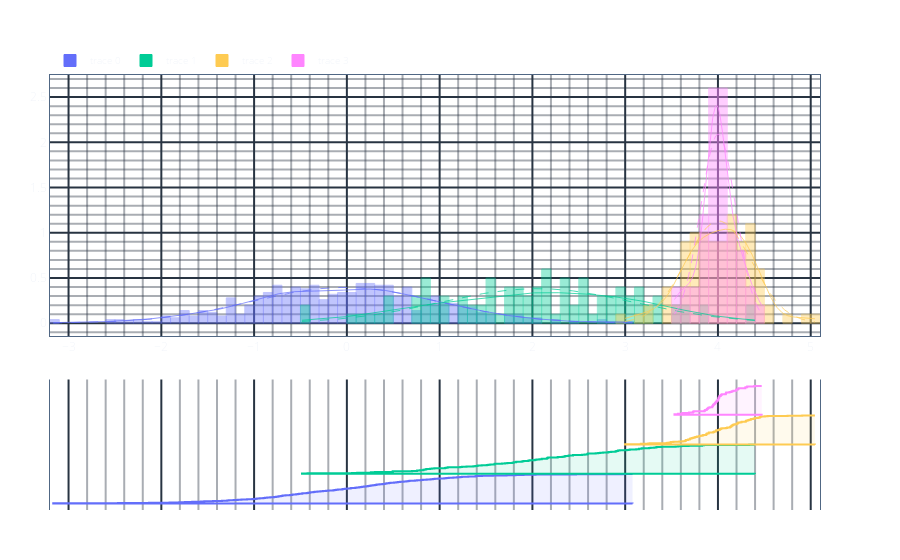

Notebook source saved alongside this figure:
### Code cell
import numpy as np

from mayutils.visualisation.graphs import (
    Ecdf,
    Plot,
)

Plot.from_traces(
    go.Histogram(
        x=np.random.normal(size=500),
        nbinsx=100,
        bingroup=1,
        legendgroup="a",
        # marker=dict(color="blue"),
        # marker=dict(line_color='currentColor'),
    ),
    go.Histogram(
        x=np.random.normal(loc=2, size=100),
        bingroup=1,
        # legendgroup="b",
    ),
    go.Histogram(
        x=np.random.normal(loc=4, scale=0.4, size=100),
        bingroup=1,
        # legendgroup="b",
    ),
    go.Histogram(
        x=np.random.normal(loc=4, scale=0.2, size=50),
        bingroup=1,
        # legendgroup="b",
    ),
    description="",
).add_defaults().add_rug(rug_type="ecdf").add_histogram_gaussians().show()

### Figure 1 — Plotly figure (JSON) as saved in the notebook; plotly's stock layout.template omitted (floating-point values rounded to 4 significant figures; data arrays with more than 128 entries replaced by an {"elided": "..."} marker saying what was removed)
{"data": [{"bingroup": "1", "legendgroup": "a", "marker": {"line": {"color": "#636efa"}}, "nbinsx": 100, "type": "histogram", "x": {"elided": "500 float values"}, "yaxis": "y"}, {"bingroup": "1", "legendgroup": "1", "marker": {"line": {"color": "#00cc96"}}, "type": "histogram", "x": [0.9152, 0.825, 3.314, 2.563, 2.353, 2.438, 2.045, 1.525, 2.341, 3.39, 3.182, 0.8242, 1.957, 3.273, 1.364, 1.289, 1.895, 0.4974, 2.075, -0.4834, 3.119, 1.086, 2.032, 2.682, 2.159, 0.7568, 3.016, 1.59, 2.893, 4.397, 2.907, 1.065, 3.052, 0.8556, 1.385, 1.731, 1.972, 1.823, 2.598, 3.605, 2.9, 2.94, 2.439, 2.819, 2.024, 0.3039, 1.785, 3.684, -0.4236, 1.904, 3.543, 3.849, 2.731, 2.17, 1.593, 1.409, 0.4879, 0.8952, 1.798, 0.05521, 2.39, 0.2589, 0.8381, 2.534, 2.101, 3.571, 3.149, 1.223, 1.672, 1.546, 3.173, 1.509, 2.763, 1.884, 1.24, 1.826, 3.337, 2.596, 2.154, 3.037, 0.9431, 2.922, 2.355, 2.164, 2.709, 4.336, 2.588, 1.454, 1.705, 1.058, 0.7868, 0.111, 3.83, 0.4953, 2.273, 2.325, 2.161, 2.849, 3.257, 0.7031], "yaxis": "y"}, {"bingroup": "1", "legendgroup": "2", "marker": {"line": {"color": "#FECB52"}}, "type": "histogram", "x": [4.216, 4.203, 4.328, 3.694, 3.902, 3.248, 3.979, 3.653, 4.162, 4.142, 3.701, 3.737, 4.179, 3.714, 4.005, 3.169, 3.492, 4.16, 3.478, 3.676, 3.755, 4.303, 3.979, 3.642, 3.648, 4.129, 4.446, 3.95, 4.456, 4.535, 3.265, 4.909, 2.998, 5.045, 4.429, 3.956, 3.812, 4.358, 4.204, 4.019, 3.737, 3.877, 4.34, 4.303, 3.456, 4.097, 4.255, 4.132, 3.899, 3.771, 3.981, 4.75, 3.582, 3.834, 3.977, 3.901, 4.385, 4.046, 4.402, 3.619, 4.351, 4.244, 4.145, 4.313, 4.014, 4.146, 4.221, 4.026, 4.143, 4.102, 4.085, 4.398, 4.296, 4.155, 4.218, 3.842, 4.302, 3.873, 4.451, 3.519, 3.679, 4.032, 3.874, 3.722, 4.175, 3.698, 3.447, 3.776, 3.88, 4.212, 3.798, 3.873, 4.466, 4.505, 3.963, 4.022, 4.356, 3.656, 3.799, 3.9], "yaxis": "y"}, {"bingroup": "1", "legendgroup": "3", "marker": {"line": {"color": "#FF85FF"}}, "type": "histogram", "x": [3.89, 4.196, 3.962, 3.569, 3.976, 4.006, 3.689, 3.999, 4.147, 4.006, 3.739, 3.938, 4.082, 4.195, 3.986, 3.896, 4.392, 4.087, 3.976, 4.003, 4.166, 4.221, 3.877, 3.956, 4.125, 4.472, 4.004, 4.315, 4.014, 3.969, 4.018, 4.031, 3.853, 3.985, 4.044, 3.616, 4.297, 3.909, 4.03, 3.531, 3.882, 3.73, 4.014, 4.216, 3.861, 4.089, 3.948, 4.294, 3.945, 3.941], "yaxis": "y"}, {"legendgroup": "a", "line": {"color": "#636efa", "width": 0.8}, "meta": "line", "mode": "lines", "name": "trace 0 KDE", "opacity": 0.9, "showlegend": false, "text": {"elided": "500 str values"}, "textfont": {"color": "#636efa"}, "type": "scatter", "x": {"elided": "500 float values"}, "y": {"elided": "500 float values"}, "yaxis": "y"}, {"legendgroup": "1", "line": {"color": "#00cc96", "width": 0.8}, "meta": "line", "mode": "lines", "name": "trace 1 KDE", "opacity": 0.9, "showlegend": false, "text": {"elided": "500 str values"}, "textfont": {"color": "#00cc96"}, "type": "scatter", "x": {"elided": "500 float values"}, "y": {"elided": "500 float values"}, "yaxis": "y"}, {"legendgroup": "2", "line": {"color": "#FECB52", "width": 0.8}, "meta": "line", "mode": "lines", "name": "trace 2 KDE", "opacity": 0.9, "showlegend": false, "text": {"elided": "500 str values"}, "textfont": {"color": "#FECB52"}, "type": "scatter", "x": {"elided": "500 float values"}, "y": {"elided": "500 float values"}, "yaxis": "y"}, {"legendgroup": "3", "line": {"color": "#FF85FF", "width": 0.8}, "meta": "line", "mode": "lines", "name": "trace 3 KDE", "opacity": 0.9, "showlegend": false, "text": {"elided": "500 str values"}, "textfont": {"color": "#FF85FF"}, "type": "scatter", "x": {"elided": "500 float values"}, "y": {"elided": "500 float values"}, "yaxis": "y"}, {"customdata": {"elided": "501 float values"}, "fill": "toself", "fillcolor": "rgba(99, 110, 250, 0.1)", "hovertemplate": "<b>%{fullData.name}</b><br>x: %{x:.4f}<br>y: %{customdata:.4f}<extra></extra>", "legendgroup": "a", "line": {"color": "#636efa", "shape": "vh"}, "meta": "ecdf", "mode": "lines", "name": "trace 0 Rug", "showlegend": false, "text": {"elided": "501 str values"}, "textfont": {"color": "#636efa"}, "type": "scatter", "x": {"elided": "501 float values"}, "xaxis": "x", "y": {"elided": "501 float values"}, "yaxis": "y2"}, {"customdata": [0, 0.01, 0.02, 0.03, 0.04, 0.05, 0.06, 0.07, 0.08, 0.09, 0.1, 0.11, 0.12, 0.13, 0.14, 0.15, 0.16, 0.17, 0.18, 0.19, 0.2, 0.21, 0.22, 0.23, 0.24, 0.25, 0.26, 0.27, 0.28, 0.29, 0.3, 0.31, 0.32, 0.33, 0.34, 0.35, 0.36, 0.37, 0.38, 0.39, 0.4, 0.41, 0.42, 0.43, 0.44, 0.45, 0.46, 0.47, 0.48, 0.49, 0.5, 0.51, 0.52, 0.53, 0.54, 0.55, 0.56, 0.57, 0.58, 0.59, 0.6, 0.61, 0.62, 0.63, 0.64, 0.65, 0.66, 0.67, 0.68, 0.69, 0.7, 0.71, 0.72, 0.73, 0.74, 0.75, 0.76, 0.77, 0.78, 0.79, 0.8, 0.81, 0.82, 0.83, 0.84, 0.85, 0.86, 0.87, 0.88, 0.89, 0.9, 0.91, 0.92, 0.93, 0.94, 0.95, 0.96, 0.97, 0.98, 0.99, 1], "fill": "toself", "fillcolor": "rgba(0, 204, 150, 0.1)", "hovertemplate": "<b>%{fullData.name}</b><br>x: %{x:.4f}<br>y: %{customdata:.4f}<extra></extra>", "legendgroup": "1", "line": {"color": "#00cc96", "shape": "vh"}, "meta": "ecdf", "mode": "lines", "name": "trace 1 Rug", "showlegend": false, "text": ["", "", "", "", "", "", "", "", "", "", "", "", "", "", "", "", "", "", "", "", "", "", "", "", "", "", "", "", "", "", "", "", "", "", "", "", "", "", "", "", "", "", "", "", "", "", "", "", "", "", "", "", "", "", "", "", "", "", "", "", "", "", "", "", "", "", "", "", "", "", "", "", "", "", "", "", "", "", "", "", "", "", "", "", "", "", "", "", "", "", "", "", "", "", "", "", "", "", "", "", ""], "textfont": {"color": "#00cc96"}, "type": "scatter", "x": [4.397, -0.4834, -0.4236, 0.05521, 0.111, 0.2589, 0.3039, 0.4879, 0.4953, 0.4974, 0.7031, 0.7568, 0.7868, 0.8242, 0.825, 0.8381, 0.8556, 0.8952, 0.9152, 0.9431, 1.058, 1.065, 1.086, 1.223, 1.24, 1.289, 1.364, 1.385, 1.409, 1.454, 1.509, 1.525, 1.546, 1.59, 1.593, 1.672, 1.705, 1.731, 1.785, 1.798, 1.823, 1.826, 1.884, 1.895, 1.904, 1.957, 1.972, 2.024, 2.032, 2.045, 2.075, 2.101, 2.154, 2.159, 2.161, 2.164, 2.17, 2.273, 2.325, 2.341, 2.353, 2.355, 2.39, 2.438, 2.439, 2.534, 2.563, 2.588, 2.596, 2.598, 2.682, 2.709, 2.731, 2.763, 2.819, 2.849, 2.893, 2.9, 2.907, 2.922, 2.94, 3.016, 3.037, 3.052, 3.119, 3.149, 3.173, 3.182, 3.257, 3.273, 3.314, 3.337, 3.39, 3.543, 3.571, 3.605, 3.684, 3.83, 3.849, 4.336, 4.397], "xaxis": "x", "y": [2, 2.01, 2.02, 2.03, 2.04, 2.05, 2.06, 2.07, 2.08, 2.09, 2.1, 2.11, 2.12, 2.13, 2.14, 2.15, 2.16, 2.17, 2.18, 2.19, 2.2, 2.21, 2.22, 2.23, 2.24, 2.25, 2.26, 2.27, 2.28, 2.29, 2.3, 2.31, 2.32, 2.33, 2.34, 2.35, 2.36, 2.37, 2.38, 2.39, 2.4, 2.41, 2.42, 2.43, 2.44, 2.45, 2.46, 2.47, 2.48, 2.49, 2.5, 2.51, 2.52, 2.53, 2.54, 2.55, 2.56, 2.57, 2.58, 2.59, 2.6, 2.61, 2.62, 2.63, 2.64, 2.65, 2.66, 2.67, 2.68, 2.69, 2.7, 2.71, 2.72, 2.73, 2.74, 2.75, 2.76, 2.77, 2.78, 2.79, 2.8, 2.81, 2.82, 2.83, 2.84, 2.85, 2.86, 2.87, 2.88, 2.89, 2.9, 2.91, 2.92, 2.93, 2.94, 2.95, 2.96, 2.97, 2.98, 2.99, 3], "yaxis": "y2"}, {"customdata": [0, 0.01, 0.02, 0.03, 0.04, 0.05, 0.06, 0.07, 0.08, 0.09, 0.1, 0.11, 0.12, 0.13, 0.14, 0.15, 0.16, 0.17, 0.18, 0.19, 0.2, 0.21, 0.22, 0.23, 0.24, 0.25, 0.26, 0.27, 0.28, 0.29, 0.3, 0.31, 0.32, 0.33, 0.34, 0.35, 0.36, 0.37, 0.38, 0.39, 0.4, 0.41, 0.42, 0.43, 0.44, 0.45, 0.46, 0.47, 0.48, 0.49, 0.5, 0.51, 0.52, 0.53, 0.54, 0.55, 0.56, 0.57, 0.58, 0.59, 0.6, 0.61, 0.62, 0.63, 0.64, 0.65, 0.66, 0.67, 0.68, 0.69, 0.7, 0.71, 0.72, 0.73, 0.74, 0.75, 0.76, 0.77, 0.78, 0.79, 0.8, 0.81, 0.82, 0.83, 0.84, 0.85, 0.86, 0.87, 0.88, 0.89, 0.9, 0.91, 0.92, 0.93, 0.94, 0.95, 0.96, 0.97, 0.98, 0.99, 1], "fill": "toself", "fillcolor": "rgba(254, 203, 82, 0.1)", "hovertemplate": "<b>%{fullData.name}</b><br>x: %{x:.4f}<br>y: %{customdata:.4f}<extra></extra>", "legendgroup": "2", "line": {"color": "#FECB52", "shape": "vh"}, "meta": "ecdf", "mode": "lines", "name": "trace 2 Rug", "showlegend": false, "text": ["", "", "", "", "", "", "", "", "", "", "", "", "", "", "", "", "", "", "", "", "", "", "", "", "", "", "", "", "", "", "", "", "", "", "", "", "", "", "", "", "", "", "", "", "", "", "", "", "", "", "", "", "", "", "", "", "", "", "", "", "", "", "", "", "", "", "", "", "", "", "", "", "", "", "", "", "", "", "", "", "", "", "", "", "", "", "", "", "", "", "", "", "", "", "", "", "", "", "", "", ""], "textfont": {"color": "#FECB52"}, "type": "scatter", "x": [5.045, 2.998, 3.169, 3.248, 3.265, 3.447, 3.456, 3.478, 3.492, 3.519, 3.582, 3.619, 3.642, 3.648, 3.653, 3.656, 3.676, 3.679, 3.694, 3.698, 3.701, 3.714, 3.722, 3.737, 3.737, 3.755, 3.771, 3.776, 3.798, 3.799, 3.812, 3.834, 3.842, 3.873, 3.873, 3.874, 3.877, 3.88, 3.899, 3.9, 3.901, 3.902, 3.95, 3.956, 3.963, 3.977, 3.979, 3.979, 3.981, 4.005, 4.014, 4.019, 4.022, 4.026, 4.032, 4.046, 4.085, 4.097, 4.102, 4.129, 4.132, 4.142, 4.143, 4.145, 4.146, 4.155, 4.16, 4.162, 4.175, 4.179, 4.203, 4.204, 4.212, 4.216, 4.218, 4.221, 4.244, 4.255, 4.296, 4.302, 4.303, 4.303, 4.313, 4.328, 4.34, 4.351, 4.356, 4.358, 4.385, 4.398, 4.402, 4.429, 4.446, 4.451, 4.456, 4.466, 4.505, 4.535, 4.75, 4.909, 5.045], "xaxis": "x", "y": [3, 3.01, 3.02, 3.03, 3.04, 3.05, 3.06, 3.07, 3.08, 3.09, 3.1, 3.11, 3.12, 3.13, 3.14, 3.15, 3.16, 3.17, 3.18, 3.19, 3.2, 3.21, 3.22, 3.23, 3.24, 3.25, 3.26, 3.27, 3.28, 3.29, 3.3, 3.31, 3.32, 3.33, 3.34, 3.35, 3.36, 3.37, 3.38, 3.39, 3.4, 3.41, 3.42, 3.43, 3.44, 3.45, 3.46, 3.47, 3.48, 3.49, 3.5, 3.51, 3.52, 3.53, 3.54, 3.55, 3.56, 3.57, 3.58, 3.59, 3.6, 3.61, 3.62, 3.63, 3.64, 3.65, 3.66, 3.67, 3.68, 3.69, 3.7, 3.71, 3.72, 3.73, 3.74, 3.75, 3.76, 3.77, 3.78, 3.79, 3.8, 3.81, 3.82, 3.83, 3.84, 3.85, 3.86, 3.87, 3.88, 3.89, 3.9, 3.91, 3.92, 3.93, 3.94, 3.95, 3.96, 3.97, 3.98, 3.99, 4], "yaxis": "y2"}, {"customdata": [0, 0.02, 0.04, 0.06, 0.08, 0.1, 0.12, 0.14, 0.16, 0.18, 0.2, 0.22, 0.24, 0.26, 0.28, 0.3, 0.32, 0.34, 0.36, 0.38, 0.4, 0.42, 0.44, 0.46, 0.48, 0.5, 0.52, 0.54, 0.56, 0.58, 0.6, 0.62, 0.64, 0.66, 0.68, 0.7, 0.72, 0.74, 0.76, 0.78, 0.8, 0.82, 0.84, 0.86, 0.88, 0.9, 0.92, 0.94, 0.96, 0.98, 1], "fill": "toself", "fillcolor": "rgba(255, 133, 255, 0.1)", "hovertemplate": "<b>%{fullData.name}</b><br>x: %{x:.4f}<br>y: %{customdata:.4f}<extra></extra>", "legendgroup": "3", "line": {"color": "#FF85FF", "shape": "vh"}, "meta": "ecdf", "mode": "lines", "name": "trace 3 Rug", "showlegend": false, "text": ["", "", "", "", "", "", "", "", "", "", "", "", "", "", "", "", "", "", "", "", "", "", "", "", "", "", "", "", "", "", "", "", "", "", "", "", "", "", "", "", "", "", "", "", "", "", "", "", "", "", ""], "textfont": {"color": "#FF85FF"}, "type": "scatter", "x": [4.472, 3.531, 3.569, 3.616, 3.689, 3.73, 3.739, 3.853, 3.861, 3.877, 3.882, 3.89, 3.896, 3.909, 3.938, 3.941, 3.945, 3.948, 3.956, 3.962, 3.969, 3.976, 3.976, 3.985, 3.986, 3.999, 4.003, 4.004, 4.006, 4.006, 4.014, 4.014, 4.018, 4.03, 4.031, 4.044, 4.082, 4.087, 4.089, 4.125, 4.147, 4.166, 4.195, 4.196, 4.216, 4.221, 4.294, 4.297, 4.315, 4.392, 4.472], "xaxis": "x", "y": [4, 4.02, 4.04, 4.06, 4.08, 4.1, 4.12, 4.14, 4.16, 4.18, 4.2, 4.22, 4.24, 4.26, 4.28, 4.3, 4.32, 4.34, 4.36, 4.38, 4.4, 4.42, 4.44, 4.46, 4.48, 4.5, 4.52, 4.54, 4.56, 4.58, 4.6, 4.62, 4.64, 4.66, 4.68, 4.7, 4.72, 4.74, 4.76, 4.78, 4.8, 4.82, 4.84, 4.86, 4.88, 4.9, 4.92, 4.94, 4.96, 4.98, 5], "yaxis": "y2"}, {"legendgroup": "a", "line": {"color": "#636efa", "dash": "dash", "width": 0.8}, "meta": "line", "mode": "lines", "name": "trace 0 Gaussian", "opacity": 0.9, "showlegend": false, "text": {"elided": "500 str values"}, "textfont": {"color": "#636efa"}, "type": "scatter", "x": {"elided": "500 float values"}, "y": {"elided": "500 float values"}, "yaxis": "y"}, {"legendgroup": "1", "line": {"color": "#00cc96", "dash": "dash", "width": 0.8}, "meta": "line", "mode": "lines", "name": "trace 1 Gaussian", "opacity": 0.9, "showlegend": false, "text": {"elided": "500 str values"}, "textfont": {"color": "#00cc96"}, "type": "scatter", "x": {"elided": "500 float values"}, "y": {"elided": "500 float values"}, "yaxis": "y"}, {"legendgroup": "2", "line": {"color": "#FECB52", "dash": "dash", "width": 0.8}, "meta": "line", "mode": "lines", "name": "trace 2 Gaussian", "opacity": 0.9, "showlegend": false, "text": {"elided": "500 str values"}, "textfont": {"color": "#FECB52"}, "type": "scatter", "x": {"elided": "500 float values"}, "y": {"elided": "500 float values"}, "yaxis": "y"}, {"legendgroup": "3", "line": {"color": "#FF85FF", "dash": "dash", "width": 0.8}, "meta": "line", "mode": "lines", "name": "trace 3 Gaussian", "opacity": 0.9, "showlegend": false, "text": {"elided": "500 str values"}, "textfont": {"color": "#FF85FF"}, "type": "scatter", "x": {"elided": "500 float values"}, "y": {"elided": "500 float values"}, "yaxis": "y"}], "layout": {"coloraxis99": {"colorbar": {"title": {"text": "Density"}}, "colorscale": [[0, "rgba(255, 0, 0, 0.0)"], [0.1, "rgba(255, 0, 0, 0.1)"], [0.2, "rgba(255, 0, 0, 0.2)"], [0.5, "rgba(255, 0, 0, 0.5)"], [1, "rgba(255, 0, 0, 1.0)"]]}, "updatemenus": [{"buttons": [{}]}], "yaxis": {"domain": [0.4, 1]}, "yaxis2": {"anchor": "x", "domain": [0, 0.3], "dtick": 1, "fixedrange": true, "minor": {"showgrid": false}, "showgrid": false, "showline": true, "showticklabels": false}}}
